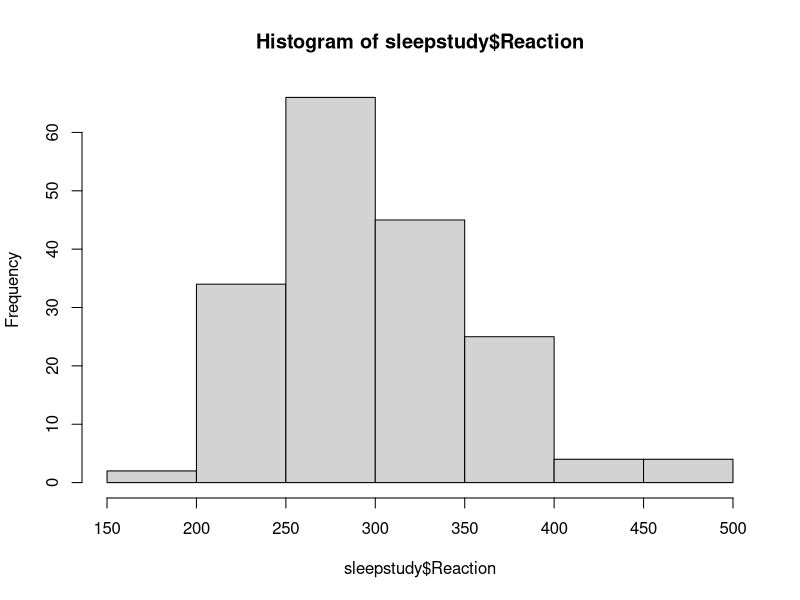
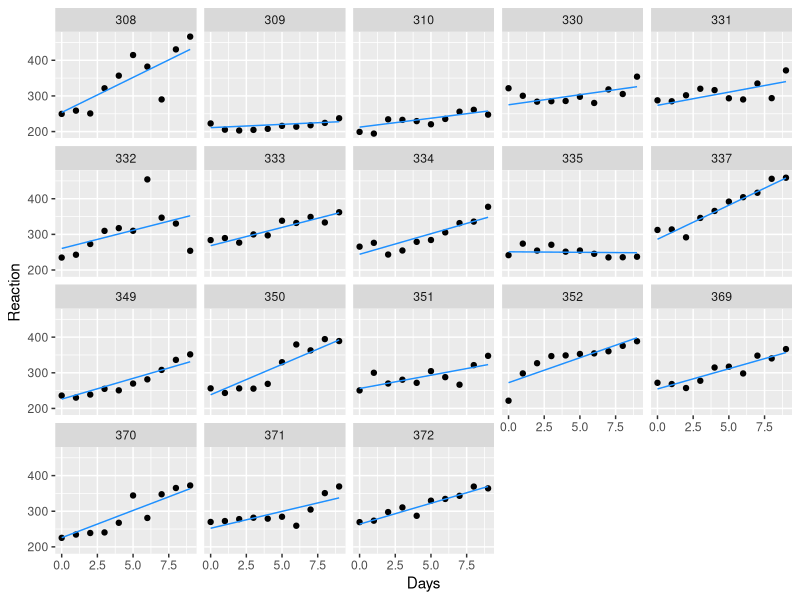
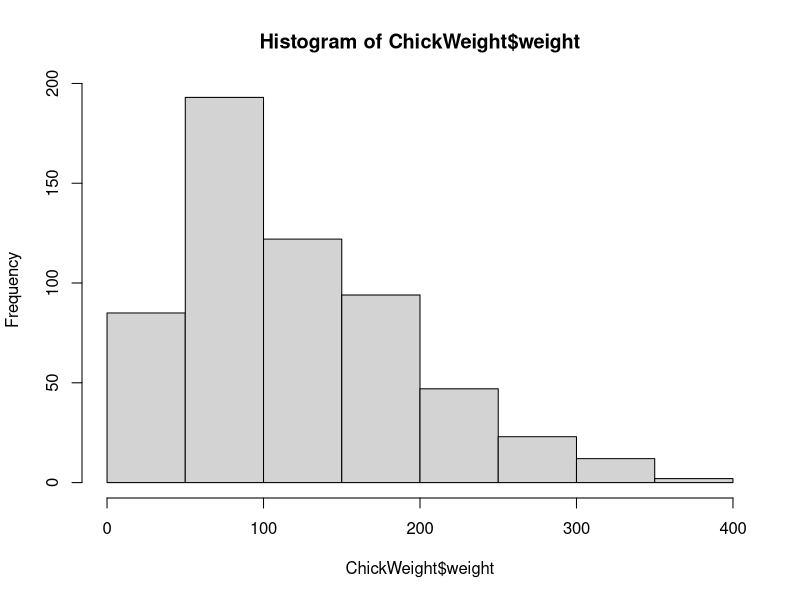
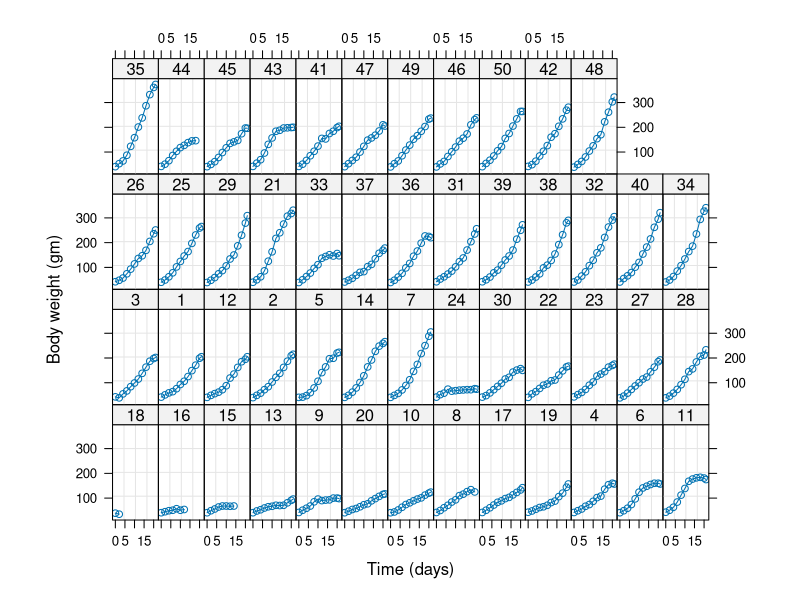
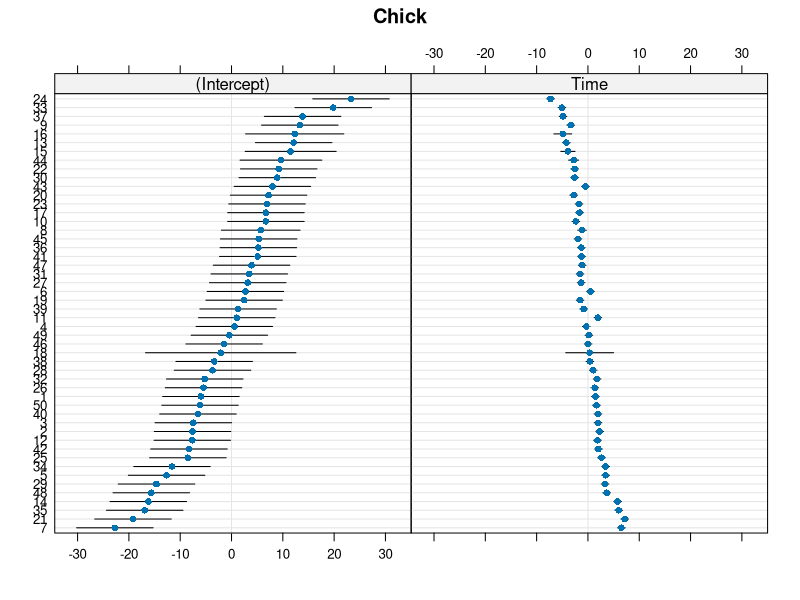
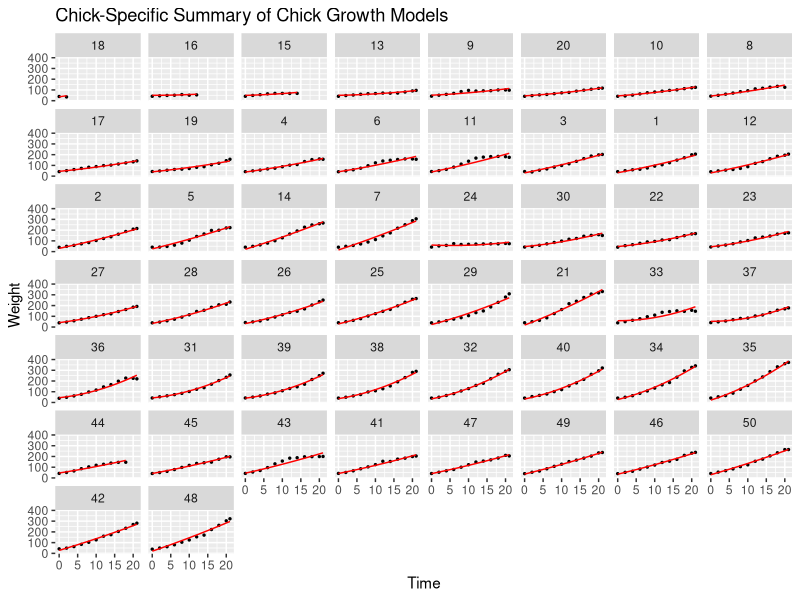

These figures' R source, in order:
#### Libraries ####

library(lme4)
library(ggplot2)
library(lattice)
data(sleepstudy)
head(sleepstudy)

hist(sleepstudy$Reaction)

m0 <- lmer(Reaction ~ Days + (Days | Subject), data = sleepstudy)

summary(m0)

m0.ranef <- ranef(m0)
m0.ranef

pred.Reaction <- predict(m0, newdata = sleepstudy, type = "response") # create a vector of predicted values for Subjects, just using the original data
pred.df <- data.frame(sleepstudy, pred.Reaction) # bind those predictions to the original data frame
ggplot(data = pred.df, aes(Days, Reaction)) + 
  geom_point() + 
  geom_line(aes(Days, pred.Reaction), col = "dodgerblue") + # set new aesthetic for the predicted Y
  facet_wrap(vars(Subject)) #wrap by groups


#### This Week's Assignment ####

# 1 #

library(datasets)
data(ChickWeight)
hist(ChickWeight$weight) # Visualize the data distribution 

plot(ChickWeight) # Visualize the trends per-chick

m_chick <- lmer(weight ~ poly(Time, 2)*Diet + (Time | Chick), data = ChickWeight)

capture.output(summary(m_chick), file = "Chick_Model.txt")

# 2 #

m0.ranef <- ranef(m_chick)
m0.ranef

dotplot(m0.ranef) 

# 3 #

m_chick_1 <- lmer(weight ~ poly(Time, 2)*Diet + (0 + Time | Chick), data = ChickWeight)

capture.output(summary(m_chick_1), file = "Chick_Model_2.txt")

# 4 #

chick_anova <- anova(m_chick_1 ,m_chick)

capture.output(chick_anova, file = "chick_anova.txt")

# 5 #

pred.Reaction <- predict(m_chick, newdata = ChickWeight, type = "response") # create a vector of predicted values for Subjects, just using the original data
pred.df <- data.frame(ChickWeight, pred.Reaction) # bind those predictions to the original data frame
ggplot(data = pred.df, aes(Time, weight)) + 
  geom_point(size = 0.5) + 
  geom_line(aes(Time, pred.Reaction), col = "red") + # set new aesthetic for the predicted Y
  facet_wrap(vars(Chick)) + #wrap by groups
  labs(title = "Chick-Specific Summary of Chick Growth Models", y = "Weight")
